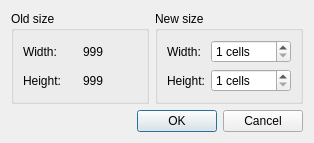
<?xml version="1.0" encoding="UTF-8"?>
<ui version="4.0">
 <class>ResizeWorldDialog</class>
 <widget class="QDialog" name="ResizeWorldDialog">
  <property name="geometry">
   <rect>
    <x>0</x>
    <y>0</y>
    <width>314</width>
    <height>126</height>
   </rect>
  </property>
  <property name="windowTitle">
   <string>Resize World</string>
  </property>
  <layout class="QGridLayout" name="gridLayout_3">
   <item row="0" column="0">
    <widget class="QGroupBox" name="groupBox">
     <property name="title">
      <string>Old size</string>
     </property>
     <layout class="QGridLayout" name="gridLayout">
      <item row="0" column="0">
       <widget class="QLabel" name="label">
        <property name="text">
         <string>Width:</string>
        </property>
       </widget>
      </item>
      <item row="0" column="1">
       <widget class="QLabel" name="oldWidth">
        <property name="minimumSize">
         <size>
          <width>50</width>
          <height>0</height>
         </size>
        </property>
        <property name="text">
         <string>999</string>
        </property>
       </widget>
      </item>
      <item row="1" column="0">
       <widget class="QLabel" name="label_2">
        <property name="text">
         <string>Height:</string>
        </property>
       </widget>
      </item>
      <item row="1" column="1">
       <widget class="QLabel" name="oldHeight">
        <property name="minimumSize">
         <size>
          <width>50</width>
          <height>0</height>
         </size>
        </property>
        <property name="text">
         <string>999</string>
        </property>
       </widget>
      </item>
     </layout>
    </widget>
   </item>
   <item row="0" column="1">
    <widget class="QGroupBox" name="groupBox_2">
     <property name="title">
      <string>New size</string>
     </property>
     <layout class="QGridLayout" name="gridLayout_2">
      <item row="0" column="0">
       <widget class="QLabel" name="label_6">
        <property name="text">
         <string>Width:</string>
        </property>
       </widget>
      </item>
      <item row="0" column="1">
       <widget class="QSpinBox" name="widthSpinBox">
        <property name="minimumSize">
         <size>
          <width>80</width>
          <height>0</height>
         </size>
        </property>
        <property name="suffix">
         <string> cells</string>
        </property>
        <property name="minimum">
         <number>1</number>
        </property>
        <property name="maximum">
         <number>512</number>
        </property>
       </widget>
      </item>
      <item row="1" column="0">
       <widget class="QLabel" name="label_5">
        <property name="text">
         <string>Height:</string>
        </property>
       </widget>
      </item>
      <item row="1" column="1">
       <widget class="QSpinBox" name="heightSpinBox">
        <property name="minimumSize">
         <size>
          <width>80</width>
          <height>0</height>
         </size>
        </property>
        <property name="suffix">
         <string> cells</string>
        </property>
        <property name="minimum">
         <number>1</number>
        </property>
        <property name="maximum">
         <number>512</number>
        </property>
       </widget>
      </item>
     </layout>
    </widget>
   </item>
   <item row="1" column="0" colspan="2">
    <widget class="QDialogButtonBox" name="buttonBox">
     <property name="orientation">
      <enum>Qt::Horizontal</enum>
     </property>
     <property name="standardButtons">
      <set>QDialogButtonBox::Cancel|QDialogButtonBox::Ok</set>
     </property>
    </widget>
   </item>
  </layout>
 </widget>
 <resources/>
 <connections>
  <connection>
   <sender>buttonBox</sender>
   <signal>accepted()</signal>
   <receiver>ResizeWorldDialog</receiver>
   <slot>accept()</slot>
   <hints>
    <hint type="sourcelabel">
     <x>248</x>
     <y>254</y>
    </hint>
    <hint type="destinationlabel">
     <x>157</x>
     <y>274</y>
    </hint>
   </hints>
  </connection>
  <connection>
   <sender>buttonBox</sender>
   <signal>rejected()</signal>
   <receiver>ResizeWorldDialog</receiver>
   <slot>reject()</slot>
   <hints>
    <hint type="sourcelabel">
     <x>316</x>
     <y>260</y>
    </hint>
    <hint type="destinationlabel">
     <x>286</x>
     <y>274</y>
    </hint>
   </hints>
  </connection>
 </connections>
</ui>
